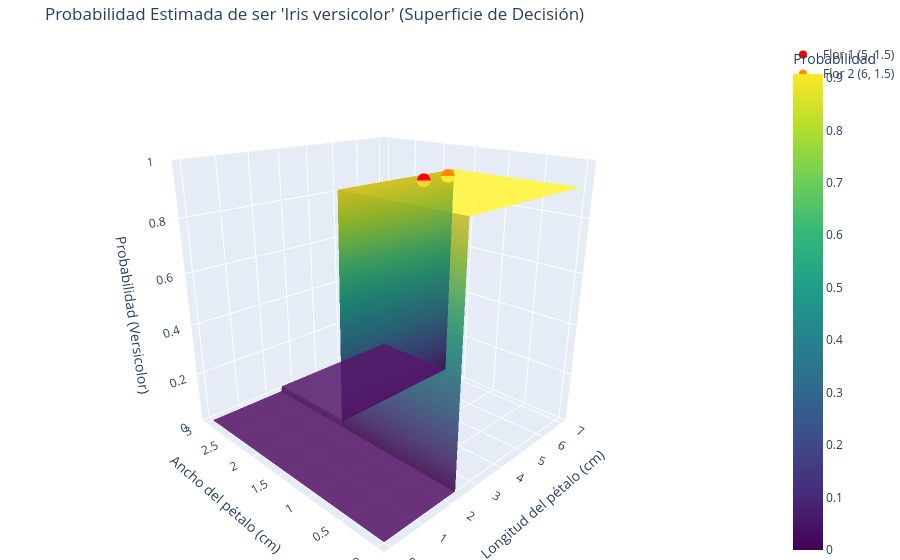

This figure's notebook cell:
### Markdown cell above
Aquí tienes la versión equivalente con **Plotly Graph Objects** (`plotly.graph_objects`):

### Code cell
import numpy as np
from sklearn.datasets import load_iris
from sklearn.tree import DecisionTreeClassifier
import plotly.graph_objects as go

# 1. Configurar datos y modelo
iris = load_iris()
X = iris.data[:, [2, 3]]  # largo y ancho del pétalo
y = iris.target
tree_clf = DecisionTreeClassifier(max_depth=2, random_state=42)
tree_clf.fit(X, y)

# 2. Crear la malla de puntos en el espacio
x_range = np.linspace(0, 7, 200)
y_range = np.linspace(0, 3, 200)
xx, yy = np.meshgrid(x_range, y_range)

# 3. Calcular probabilidades de 'Iris versicolor' (Clase 1)
Z_prob = tree_clf.predict_proba(np.c_[xx.ravel(), yy.ravel()])[:, 1]
Z_prob = Z_prob.reshape(xx.shape)

# 4. Construir la figura interactiva
fig = go.Figure()

# Agregar la superficie 3D
fig.add_trace(go.Surface(
    x=x_range,
    y=y_range,
    z=Z_prob,
    colorscale='Viridis',
    opacity=0.85,
    colorbar=dict(title="Probabilidad")
))

# Agregar los puntos de ejemplo
fig.add_trace(go.Scatter3d(
    x=[5], y=[1.5], z=[0.907],
    mode='markers',
    marker=dict(size=8, color='red'),
    name='Flor 1 (5, 1.5)'
))

fig.add_trace(go.Scatter3d(
    x=[6], y=[1.5], z=[0.907],
    mode='markers',
    marker=dict(size=8, color='darkorange'),
    name='Flor 2 (6, 1.5)'
))

# 5. Personalización del diseño y ángulo inicial de visión
fig.update_layout(
    title="Probabilidad Estimada de ser 'Iris versicolor' (Superficie de Decisión)",
    scene=dict(
        xaxis_title="Longitud del pétalo (cm)",
        yaxis_title="Ancho del pétalo (cm)",
        zaxis_title="Probabilidad (Versicolor)",
        zaxis=dict(range=[0, 1]),
        camera=dict(
            eye=dict(x=-1.5, y=-1.5, z=0.8)  # Ajusta la vista inicial similar a view_init(25, -60)
        )
    ),
    margin=dict(l=0, r=0, b=0, t=40)
)

# Renderizar en navegador o entorno interactivo
fig.show()

# Para guardar como imagen fija en alta resolución (requiere tener 'kaleido' instalado):
fig.write_image(r"C:\Users\marco\Downloads\iris_surface.png", scale=3)

### Figure 1 — Plotly figure (JSON) as saved in the notebook; plotly's stock layout.template omitted (floating-point values rounded to 4 significant figures; data arrays with more than 128 entries replaced by an {"elided": "..."} marker saying what was removed)
{"data": [{"colorbar": {"title": {"text": "Probabilidad"}}, "colorscale": [[0, "#440154"], [0.1111, "#482878"], [0.2222, "#3e4989"], [0.3333, "#31688e"], [0.4444, "#26828e"], [0.5556, "#1f9e89"], [0.6667, "#35b779"], [0.7778, "#6ece58"], [0.8889, "#b5de2b"], [1, "#fde725"]], "opacity": 0.85, "type": "surface", "x": {"elided": "200 float values"}, "y": {"elided": "200 float values"}, "z": {"elided": "200x200 float values"}}, {"marker": {"color": "red", "size": 8}, "mode": "markers", "name": "Flor 1 (5, 1.5)", "type": "scatter3d", "x": [5], "y": [1.5], "z": [0.907]}, {"marker": {"color": "darkorange", "size": 8}, "mode": "markers", "name": "Flor 2 (6, 1.5)", "type": "scatter3d", "x": [6], "y": [1.5], "z": [0.907]}], "layout": {"margin": {"b": 0, "l": 0, "r": 0, "t": 40}, "scene": {"camera": {"eye": {"x": -1.5, "y": -1.5, "z": 0.8}}, "xaxis": {"title": {"text": "Longitud del pétalo (cm)"}}, "yaxis": {"title": {"text": "Ancho del pétalo (cm)"}}, "zaxis": {"range": [0, 1], "title": {"text": "Probabilidad (Versicolor)"}}}, "title": {"text": "Probabilidad Estimada de ser 'Iris versicolor' (Superficie de Decisión)"}}}
